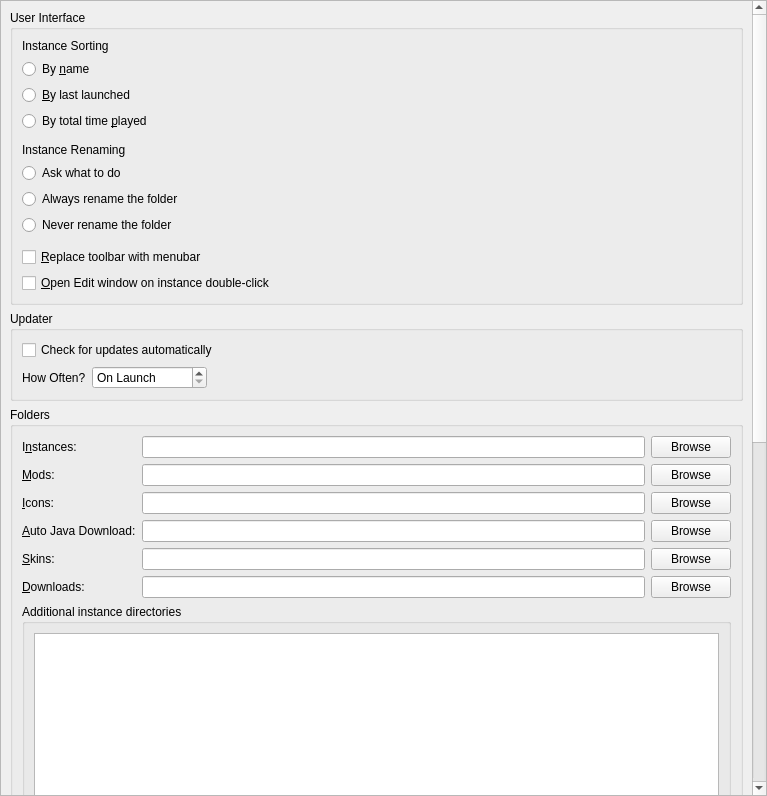
<?xml version="1.0" encoding="UTF-8"?>
<ui version="4.0">
 <class>LauncherPage</class>
 <widget class="QWidget" name="LauncherPage">
  <property name="geometry">
   <rect>
    <x>0</x>
    <y>0</y>
    <width>767</width>
    <height>796</height>
   </rect>
  </property>
  <property name="sizePolicy">
   <sizepolicy hsizetype="MinimumExpanding" vsizetype="MinimumExpanding">
    <horstretch>0</horstretch>
    <verstretch>0</verstretch>
   </sizepolicy>
  </property>
  <layout class="QVBoxLayout" name="verticalLayout">
   <property name="leftMargin">
    <number>0</number>
   </property>
   <property name="topMargin">
    <number>0</number>
   </property>
   <property name="rightMargin">
    <number>0</number>
   </property>
   <property name="bottomMargin">
    <number>0</number>
   </property>
   <item>
    <widget class="QScrollArea" name="scrollArea">
     <property name="horizontalScrollBarPolicy">
      <enum>Qt::ScrollBarPolicy::ScrollBarAsNeeded</enum>
     </property>
     <property name="widgetResizable">
      <bool>true</bool>
     </property>
     <widget class="QWidget" name="scrollAreaWidgetContents">
      <property name="geometry">
       <rect>
        <x>0</x>
        <y>0</y>
        <width>753</width>
        <height>1138</height>
       </rect>
      </property>
      <layout class="QVBoxLayout" name="verticalLayout_8">
       <item>
        <widget class="QGroupBox" name="userInterfaceBox">
         <property name="enabled">
          <bool>true</bool>
         </property>
         <property name="title">
          <string>User Interface</string>
         </property>
         <layout class="QVBoxLayout" name="verticalLayout_2">
          <item>
           <widget class="QLabel" name="instanceSortingLabel">
            <property name="text">
             <string>Instance Sorting</string>
            </property>
           </widget>
          </item>
          <item>
           <widget class="QRadioButton" name="sortByNameBtn">
            <property name="text">
             <string>By &amp;name</string>
            </property>
            <attribute name="buttonGroup">
             <string notr="true">sortingModeGroup</string>
            </attribute>
           </widget>
          </item>
          <item>
           <widget class="QRadioButton" name="sortLastLaunchedBtn">
            <property name="text">
             <string>&amp;By last launched</string>
            </property>
            <attribute name="buttonGroup">
             <string notr="true">sortingModeGroup</string>
            </attribute>
           </widget>
          </item>
          <item>
           <widget class="QRadioButton" name="sortByPlaytimeBtn">
            <property name="text">
             <string>By total time &amp;played</string>
            </property>
            <attribute name="buttonGroup">
             <string notr="true">sortingModeGroup</string>
            </attribute>
           </widget>
          </item>
          <item>
           <spacer name="verticalSpacer">
            <property name="orientation">
             <enum>Qt::Orientation::Vertical</enum>
            </property>
            <property name="sizeType">
             <enum>QSizePolicy::Policy::Fixed</enum>
            </property>
            <property name="sizeHint" stdset="0">
             <size>
              <width>0</width>
              <height>6</height>
             </size>
            </property>
           </spacer>
          </item>
          <item>
           <widget class="QLabel" name="renamingBehaviorLabel">
            <property name="text">
             <string>Instance Renaming</string>
            </property>
           </widget>
          </item>
          <item>
           <widget class="QRadioButton" name="askToRenameDirBtn">
            <property name="text">
             <string>Ask what to do</string>
            </property>
            <attribute name="buttonGroup">
             <string notr="true">renamingBehaviorGroup</string>
            </attribute>
           </widget>
          </item>
          <item>
           <widget class="QRadioButton" name="alwaysRenameDirBtn">
            <property name="text">
             <string>Always rename the folder</string>
            </property>
            <attribute name="buttonGroup">
             <string notr="true">renamingBehaviorGroup</string>
            </attribute>
           </widget>
          </item>
          <item>
           <widget class="QRadioButton" name="neverRenameDirBtn">
            <property name="text">
             <string>Never rename the folder</string>
            </property>
            <attribute name="buttonGroup">
             <string notr="true">renamingBehaviorGroup</string>
            </attribute>
           </widget>
          </item>
          <item>
           <spacer name="verticalSpacer_2">
            <property name="orientation">
             <enum>Qt::Orientation::Vertical</enum>
            </property>
            <property name="sizeType">
             <enum>QSizePolicy::Policy::Fixed</enum>
            </property>
            <property name="sizeHint" stdset="0">
             <size>
              <width>0</width>
              <height>6</height>
             </size>
            </property>
           </spacer>
          </item>
          <item>
           <widget class="QCheckBox" name="preferMenuBarCheckBox">
            <property name="toolTip">
             <string>The menubar is more friendly for keyboard-driven interaction.</string>
            </property>
            <property name="text">
             <string>&amp;Replace toolbar with menubar</string>
            </property>
           </widget>
          </item>
          <item>
           <widget class="QCheckBox" name="editInstanceOnDoubleClick">
            <property name="toolTip">
             <string>Opens the edit instance window on double-clicking an instance instead of running the instance.</string>
            </property>
            <property name="text">
             <string>&amp;Open Edit window on instance double-click</string>
            </property>
           </widget>
          </item>
         </layout>
        </widget>
       </item>
       <item>
        <widget class="QGroupBox" name="updateSettingsBox">
         <property name="title">
          <string>Updater</string>
         </property>
         <layout class="QGridLayout" name="gridLayout_2">
          <item row="1" column="0">
           <layout class="QHBoxLayout" name="horizontalLayout_2">
            <item>
             <widget class="QLabel" name="updateIntervalLabel">
              <property name="text">
               <string>How Often?</string>
              </property>
             </widget>
            </item>
            <item>
             <widget class="QSpinBox" name="updateIntervalSpinBox">
              <property name="sizePolicy">
               <sizepolicy hsizetype="Maximum" vsizetype="Fixed">
                <horstretch>0</horstretch>
                <verstretch>0</verstretch>
               </sizepolicy>
              </property>
              <property name="toolTip">
               <string>Set to 0 to only check on launch</string>
              </property>
              <property name="specialValueText">
               <string>On Launch</string>
              </property>
              <property name="suffix">
               <string> hours</string>
              </property>
              <property name="prefix">
               <string>Every </string>
              </property>
              <property name="minimum">
               <number>0</number>
              </property>
              <property name="maximum">
               <number>168</number>
              </property>
             </widget>
            </item>
            <item>
             <spacer name="horizontalSpacer">
              <property name="orientation">
               <enum>Qt::Orientation::Horizontal</enum>
              </property>
              <property name="sizeHint" stdset="0">
               <size>
                <width>0</width>
                <height>0</height>
               </size>
              </property>
             </spacer>
            </item>
           </layout>
          </item>
          <item row="0" column="0" colspan="2">
           <widget class="QCheckBox" name="autoUpdateCheckBox">
            <property name="text">
             <string>Check for updates automatically</string>
            </property>
           </widget>
          </item>
         </layout>
        </widget>
       </item>
       <item>
        <widget class="QGroupBox" name="foldersBox">
         <property name="title">
          <string>Folders</string>
         </property>
         <layout class="QGridLayout" name="gridLayout">
          <item row="4" column="1">
           <widget class="QLineEdit" name="skinsDirTextBox"/>
          </item>
          <item row="4" column="2">
           <widget class="QPushButton" name="skinsDirBrowseBtn">
            <property name="text">
             <string>Browse</string>
            </property>
           </widget>
          </item>
          <item row="3" column="0">
           <widget class="QLabel" name="labelJavaDir">
            <property name="toolTip">
             <string>Folder where Vinilauncher stores automatically downloaded Java versions. Do NOT set this to your system Java installation.</string>
            </property>
            <property name="text">
             <string>&amp;Auto Java Download:</string>
            </property>
            <property name="buddy">
             <cstring>javaDirTextBox</cstring>
            </property>
           </widget>
          </item>
          <item row="2" column="2">
           <widget class="QPushButton" name="iconsDirBrowseBtn">
            <property name="text">
             <string>Browse</string>
            </property>
           </widget>
          </item>
          <item row="4" column="0">
           <widget class="QLabel" name="labelSkinsDir">
            <property name="text">
             <string>&amp;Skins:</string>
            </property>
            <property name="buddy">
             <cstring>skinsDirTextBox</cstring>
            </property>
           </widget>
          </item>
          <item row="1" column="0">
           <widget class="QLabel" name="labelModsDir">
            <property name="text">
             <string>&amp;Mods:</string>
            </property>
            <property name="buddy">
             <cstring>modsDirTextBox</cstring>
            </property>
           </widget>
          </item>
          <item row="3" column="2">
           <widget class="QPushButton" name="javaDirBrowseBtn">
            <property name="text">
             <string>Browse</string>
            </property>
           </widget>
          </item>
          <item row="5" column="0">
           <widget class="QLabel" name="labelDownloadsDir">
            <property name="text">
             <string>&amp;Downloads:</string>
            </property>
            <property name="buddy">
             <cstring>downloadsDirTextBox</cstring>
            </property>
           </widget>
          </item>
          <item row="5" column="1">
           <widget class="QLineEdit" name="downloadsDirTextBox"/>
          </item>
          <item row="1" column="1">
           <widget class="QLineEdit" name="modsDirTextBox"/>
          </item>
          <item row="0" column="0">
           <widget class="QLabel" name="labelInstDir">
            <property name="text">
             <string>I&amp;nstances:</string>
            </property>
            <property name="buddy">
             <cstring>instDirTextBox</cstring>
            </property>
           </widget>
          </item>
          <item row="0" column="2">
           <widget class="QPushButton" name="instDirBrowseBtn">
            <property name="text">
             <string>Browse</string>
            </property>
           </widget>
          </item>
          <item row="5" column="2">
           <widget class="QPushButton" name="downloadsDirBrowseBtn">
            <property name="text">
             <string>Browse</string>
            </property>
           </widget>
          </item>
          <item row="6" column="0" colspan="3">
           <widget class="QGroupBox" name="additionalInstDirsGroupBox">
            <property name="title">
             <string>Additional instance directories</string>
            </property>
            <layout class="QVBoxLayout" name="additionalInstDirsLayout">
             <item>
              <widget class="QListWidget" name="additionalInstDirsList"/>
             </item>
             <item>
              <layout class="QHBoxLayout" name="additionalInstDirsBtnLayout">
               <item>
                <widget class="QPushButton" name="addInstDirBtn">
                 <property name="text">
                  <string>Add</string>
                 </property>
                </widget>
               </item>
               <item>
                <widget class="QPushButton" name="removeInstDirBtn">
                 <property name="text">
                  <string>Remove</string>
                 </property>
                </widget>
               </item>
               <item>
                <spacer name="additionalInstDirsSpacer">
                 <property name="orientation">
                  <enum>Qt::Orientation::Horizontal</enum>
                 </property>
                </spacer>
               </item>
              </layout>
             </item>
            </layout>
           </widget>
          </item>
          <item row="0" column="1">
           <widget class="QLineEdit" name="instDirTextBox"/>
          </item>
          <item row="1" column="2">
           <widget class="QPushButton" name="modsDirBrowseBtn">
            <property name="text">
             <string>Browse</string>
            </property>
           </widget>
          </item>
          <item row="3" column="1">
           <widget class="QLineEdit" name="javaDirTextBox"/>
          </item>
          <item row="2" column="1">
           <widget class="QLineEdit" name="iconsDirTextBox"/>
          </item>
          <item row="2" column="0">
           <widget class="QLabel" name="labelIconsDir">
            <property name="text">
             <string>&amp;Icons:</string>
            </property>
            <property name="buddy">
             <cstring>iconsDirTextBox</cstring>
            </property>
           </widget>
          </item>
         </layout>
        </widget>
       </item>
       <item>
        <widget class="QGroupBox" name="modsBox">
         <property name="title">
          <string>Mods and Modpacks</string>
         </property>
         <layout class="QVBoxLayout" name="verticalLayout_4">
          <item>
           <widget class="QCheckBox" name="downloadsDirWatchRecursiveCheckBox">
            <property name="toolTip">
             <string>When enabled, in addition to the downloads folder, its sub folders will also be searched when looking for resources (e.g. when looking for blocked mods on CurseForge).</string>
            </property>
            <property name="text">
             <string>Check &amp;subfolders for blocked mods</string>
            </property>
           </widget>
          </item>
          <item>
           <widget class="QCheckBox" name="downloadsDirMoveCheckBox">
            <property name="toolTip">
             <string>When enabled, it will move blocked resources instead of copying them.</string>
            </property>
            <property name="text">
             <string>Move blocked mods instead of copying them</string>
            </property>
           </widget>
          </item>
          <item>
           <widget class="QCheckBox" name="metadataEnableBtn">
            <property name="toolTip">
             <string>Store version information provided by mod providers (like Modrinth or CurseForge) for mods.</string>
            </property>
            <property name="text">
             <string>Keep track of mod metadata</string>
            </property>
           </widget>
          </item>
          <item>
           <widget class="QLabel" name="metadataWarningLabel">
            <property name="text">
             <string>&lt;html&gt;&lt;head/&gt;&lt;body&gt;&lt;p&gt;&lt;span style=&quot; font-weight:600; color:#f5c211;&quot;&gt;Warning&lt;/span&gt;&lt;span style=&quot; color:#f5c211;&quot;&gt;: Disabling mod metadata may also disable some QoL features, such as mod updating!&lt;/span&gt;&lt;/p&gt;&lt;/body&gt;&lt;/html&gt;</string>
            </property>
            <property name="wordWrap">
             <bool>true</bool>
            </property>
           </widget>
          </item>
          <item>
           <widget class="QCheckBox" name="dependenciesEnableBtn">
            <property name="toolTip">
             <string>Automatically detect, install, and update mod dependencies.</string>
            </property>
            <property name="text">
             <string>Install dependencies automatically</string>
            </property>
           </widget>
          </item>
          <item>
           <widget class="QCheckBox" name="showModIncompatCheckBox">
            <property name="toolTip">
             <string>Currently this just shows mods which are not marked as compatible with the current Minecraft version.</string>
            </property>
            <property name="text">
             <string>Detect and show mod incompatibilities (experimental)</string>
            </property>
           </widget>
          </item>
          <item>
           <widget class="QCheckBox" name="modpackUpdatePromptBtn">
            <property name="toolTip">
             <string>When creating a new modpack instance, suggest updating an existing instance instead.</string>
            </property>
            <property name="text">
             <string>Suggest to update an existing instance during modpack installation</string>
            </property>
           </widget>
          </item>
         </layout>
        </widget>
       </item>
       <item>
        <widget class="QGroupBox" name="instanceBox">
         <property name="title">
          <string>Instance Creation</string>
         </property>
         <layout class="QVBoxLayout" name="verticalLayout_3">
          <item>
           <widget class="QCheckBox" name="downloadGameFilesBtn">
            <property name="toolTip">
             <string>Downloads required game files while creating the instance. Disable this to skip the initial download and fetch files when the instance is launched instead.</string>
            </property>
            <property name="text">
             <string>Download game files during instance creation</string>
            </property>
           </widget>
          </item>
         </layout>
        </widget>
       </item>
       <item>
        <widget class="QGroupBox" name="groupBox_2">
         <property name="title">
          <string>Console</string>
         </property>
         <layout class="QFormLayout" name="formLayout">
          <property name="labelAlignment">
           <set>Qt::AlignmentFlag::AlignLeading|Qt::AlignmentFlag::AlignLeft|Qt::AlignmentFlag::AlignVCenter</set>
          </property>
          <item row="0" column="0">
           <widget class="QLabel" name="lineLimitLabel">
            <property name="sizePolicy">
             <sizepolicy hsizetype="Maximum" vsizetype="Preferred">
              <horstretch>0</horstretch>
              <verstretch>0</verstretch>
             </sizepolicy>
            </property>
            <property name="text">
             <string>Log History &amp;Limit:</string>
            </property>
            <property name="buddy">
             <cstring>lineLimitSpinBox</cstring>
            </property>
           </widget>
          </item>
          <item row="0" column="1">
           <widget class="QSpinBox" name="lineLimitSpinBox">
            <property name="sizePolicy">
             <sizepolicy hsizetype="Maximum" vsizetype="Fixed">
              <horstretch>0</horstretch>
              <verstretch>0</verstretch>
             </sizepolicy>
            </property>
            <property name="suffix">
             <string> lines</string>
            </property>
            <property name="minimum">
             <number>10000</number>
            </property>
            <property name="maximum">
             <number>1000000</number>
            </property>
            <property name="singleStep">
             <number>10000</number>
            </property>
            <property name="value">
             <number>100000</number>
            </property>
           </widget>
          </item>
          <item row="1" column="0" colspan="2">
           <widget class="QCheckBox" name="checkStopLogging">
            <property name="text">
             <string>&amp;Stop logging when log overflows</string>
            </property>
           </widget>
          </item>
         </layout>
        </widget>
       </item>
       <item>
        <widget class="QGroupBox" name="tasksBox">
         <property name="title">
          <string>Tasks</string>
         </property>
         <layout class="QGridLayout" name="gridLayout_3">
          <item row="2" column="1">
           <widget class="QSpinBox" name="numberOfManualRetriesSpinBox">
            <property name="sizePolicy">
             <sizepolicy hsizetype="Maximum" vsizetype="Fixed">
              <horstretch>0</horstretch>
              <verstretch>0</verstretch>
             </sizepolicy>
            </property>
            <property name="minimumSize">
             <size>
              <width>60</width>
              <height>0</height>
             </size>
            </property>
            <property name="minimum">
             <number>0</number>
            </property>
           </widget>
          </item>
          <item row="1" column="1">
           <widget class="QSpinBox" name="numberOfConcurrentDownloadsSpinBox">
            <property name="sizePolicy">
             <sizepolicy hsizetype="Maximum" vsizetype="Fixed">
              <horstretch>0</horstretch>
              <verstretch>0</verstretch>
             </sizepolicy>
            </property>
            <property name="minimumSize">
             <size>
              <width>60</width>
              <height>0</height>
             </size>
            </property>
            <property name="minimum">
             <number>1</number>
            </property>
           </widget>
          </item>
          <item row="3" column="1">
           <widget class="QSpinBox" name="timeoutSecondsSpinBox">
            <property name="sizePolicy">
             <sizepolicy hsizetype="Maximum" vsizetype="Fixed">
              <horstretch>0</horstretch>
              <verstretch>0</verstretch>
             </sizepolicy>
            </property>
            <property name="minimumSize">
             <size>
              <width>60</width>
              <height>0</height>
             </size>
            </property>
            <property name="suffix">
             <string>s</string>
            </property>
           </widget>
          </item>
          <item row="2" column="0">
           <widget class="QLabel" name="numberOfManualRetriesLabel">
            <property name="text">
             <string>Retry Limit:</string>
            </property>
           </widget>
          </item>
          <item row="1" column="0">
           <widget class="QLabel" name="numberOfConcurrentDownloadsLabel">
            <property name="text">
             <string>Concurrent Download Limit:</string>
            </property>
           </widget>
          </item>
          <item row="3" column="0">
           <widget class="QLabel" name="timeoutSecondsLabel">
            <property name="toolTip">
             <string>Seconds to wait until the requests are terminated</string>
            </property>
            <property name="text">
             <string>HTTP Timeout:</string>
            </property>
           </widget>
          </item>
          <item row="0" column="1">
           <widget class="QSpinBox" name="numberOfConcurrentTasksSpinBox">
            <property name="sizePolicy">
             <sizepolicy hsizetype="Maximum" vsizetype="Fixed">
              <horstretch>0</horstretch>
              <verstretch>0</verstretch>
             </sizepolicy>
            </property>
            <property name="minimumSize">
             <size>
              <width>60</width>
              <height>0</height>
             </size>
            </property>
            <property name="minimum">
             <number>1</number>
            </property>
           </widget>
          </item>
          <item row="0" column="0">
           <widget class="QLabel" name="numberOfConcurrentTasksLabel">
            <property name="text">
             <string>Concurrent Task Limit:</string>
            </property>
           </widget>
          </item>
          <item row="0" column="2">
           <spacer name="horizontalSpacer_2">
            <property name="orientation">
             <enum>Qt::Orientation::Horizontal</enum>
            </property>
            <property name="sizeHint" stdset="0">
             <size>
              <width>0</width>
              <height>0</height>
             </size>
            </property>
           </spacer>
          </item>
         </layout>
        </widget>
       </item>
       <item>
        <spacer name="verticalSpacer_FeaturesTab">
         <property name="orientation">
          <enum>Qt::Orientation::Vertical</enum>
         </property>
         <property name="sizeHint" stdset="0">
          <size>
           <width>0</width>
           <height>0</height>
          </size>
         </property>
        </spacer>
       </item>
      </layout>
     </widget>
    </widget>
   </item>
  </layout>
 </widget>
 <tabstops>
  <tabstop>scrollArea</tabstop>
  <tabstop>sortByNameBtn</tabstop>
  <tabstop>sortLastLaunchedBtn</tabstop>
  <tabstop>sortByPlaytimeBtn</tabstop>
  <tabstop>askToRenameDirBtn</tabstop>
  <tabstop>alwaysRenameDirBtn</tabstop>
  <tabstop>neverRenameDirBtn</tabstop>
  <tabstop>preferMenuBarCheckBox</tabstop>
  <tabstop>editInstanceOnDoubleClick</tabstop>
  <tabstop>autoUpdateCheckBox</tabstop>
  <tabstop>updateIntervalSpinBox</tabstop>
  <tabstop>instDirTextBox</tabstop>
  <tabstop>instDirBrowseBtn</tabstop>
  <tabstop>modsDirTextBox</tabstop>
  <tabstop>modsDirBrowseBtn</tabstop>
  <tabstop>iconsDirTextBox</tabstop>
  <tabstop>iconsDirBrowseBtn</tabstop>
  <tabstop>javaDirTextBox</tabstop>
  <tabstop>javaDirBrowseBtn</tabstop>
  <tabstop>skinsDirTextBox</tabstop>
  <tabstop>skinsDirBrowseBtn</tabstop>
  <tabstop>downloadsDirTextBox</tabstop>
  <tabstop>downloadsDirBrowseBtn</tabstop>
  <tabstop>additionalInstDirsList</tabstop>
  <tabstop>addInstDirBtn</tabstop>
  <tabstop>removeInstDirBtn</tabstop>
  <tabstop>downloadsDirWatchRecursiveCheckBox</tabstop>
  <tabstop>downloadsDirMoveCheckBox</tabstop>
  <tabstop>metadataEnableBtn</tabstop>
  <tabstop>dependenciesEnableBtn</tabstop>
  <tabstop>showModIncompatCheckBox</tabstop>
  <tabstop>modpackUpdatePromptBtn</tabstop>
  <tabstop>downloadGameFilesBtn</tabstop>
  <tabstop>lineLimitSpinBox</tabstop>
  <tabstop>checkStopLogging</tabstop>
  <tabstop>numberOfConcurrentTasksSpinBox</tabstop>
  <tabstop>numberOfConcurrentDownloadsSpinBox</tabstop>
  <tabstop>numberOfManualRetriesSpinBox</tabstop>
  <tabstop>timeoutSecondsSpinBox</tabstop>
 </tabstops>
 <resources/>
 <connections/>
 <buttongroups>
  <buttongroup name="renamingBehaviorGroup"/>
  <buttongroup name="sortingModeGroup"/>
 </buttongroups>
</ui>
